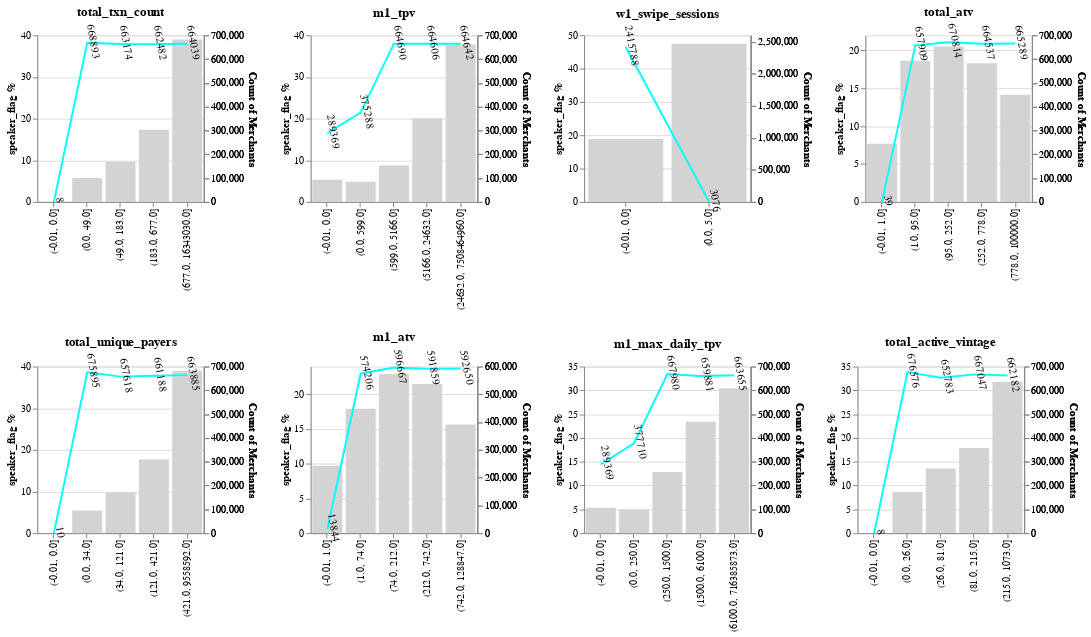

The code cell stored with this chart in its notebook:
### Code cell
(num1|num2|num3|num4) & (num5|num6|num7|num8)

### Figure 1 — Vega-Lite specification as saved in the notebook (floating-point values rounded to 4 significant figures)
{"usermeta": {"embedOptions": {"theme": "fivethirtyeight"}}, "config": {"view": {"continuousWidth": 400, "continuousHeight": 300}}, "vconcat": [{"hconcat": [{"layer": [{"mark": {"type": "bar", "color": "lightgrey"}, "encoding": {"x": {"axis": {"title": ""}, "field": "total_txn_count", "sort": [-0.01, 0, 49, 183, 677, 16343030], "type": "ordinal"}, "y": {"axis": {"title": "speaker_flag %"}, "field": "speaker_flag", "type": "quantitative"}}}, {"mark": {"type": "text", "align": "center", "baseline": "middle", "dy": -6}, "encoding": {"text": {"field": "speaker_flag", "format": ".0f", "type": "quantitative"}, "x": {"axis": {"title": ""}, "field": "total_txn_count", "sort": [-0.01, 0, 49, 183, 677, 16343030], "type": "ordinal"}, "y": {"axis": {"labels": false, "ticks": false, "title": ""}, "field": "target", "type": "quantitative"}}}, {"mark": {"type": "line", "color": "aqua"}, "encoding": {"x": {"axis": {"title": ""}, "field": "total_txn_count", "sort": [-0.01, 0, 49, 183, 677, 16343030], "type": "ordinal"}, "y": {"field": "Count of Merchants", "type": "quantitative"}}}, {"mark": {"type": "text", "align": "center", "angle": 80, "baseline": "middle", "color": "black", "dy": -6}, "encoding": {"text": {"field": "Count of Merchants", "format": ".0f", "type": "quantitative"}, "x": {"axis": {"title": ""}, "field": "total_txn_count", "sort": [-0.01, 0, 49, 183, 677, 16343030], "type": "ordinal"}, "y": {"field": "Count of Merchants", "type": "quantitative"}}}], "data": {"name": "data-817282ebb143f98bc2490cee84bd220f"}, "height": 170, "resolve": {"scale": {"y": "independent"}}, "title": "total_txn_count", "width": 170}, {"layer": [{"mark": {"type": "bar", "color": "lightgrey"}, "encoding": {"x": {"axis": {"title": ""}, "field": "m1_tpv", "sort": [-0.01, 0, 599, 5166, 24632, 7508464960], "type": "ordinal"}, "y": {"axis": {"title": "speaker_flag %"}, "field": "speaker_flag", "type": "quantitative"}}}, {"mark": {"type": "text", "align": "center", "baseline": "middle", "dy": -6}, "encoding": {"text": {"field": "speaker_flag", "format": ".0f", "type": "quantitative"}, "x": {"axis": {"title": ""}, "field": "m1_tpv", "sort": [-0.01, 0, 599, 5166, 24632, 7508464960], "type": "ordinal"}, "y": {"axis": {"labels": false, "ticks": false, "title": ""}, "field": "target", "type": "quantitative"}}}, {"mark": {"type": "line", "color": "aqua"}, "encoding": {"x": {"axis": {"title": ""}, "field": "m1_tpv", "sort": [-0.01, 0, 599, 5166, 24632, 7508464960], "type": "ordinal"}, "y": {"field": "Count of Merchants", "type": "quantitative"}}}, {"mark": {"type": "text", "align": "center", "angle": 80, "baseline": "middle", "color": "black", "dy": -6}, "encoding": {"text": {"field": "Count of Merchants", "format": ".0f", "type": "quantitative"}, "x": {"axis": {"title": ""}, "field": "m1_tpv", "sort": [-0.01, 0, 599, 5166, 24632, 7508464960], "type": "ordinal"}, "y": {"field": "Count of Merchants", "type": "quantitative"}}}], "data": {"name": "data-fc5bd6669f0a16fed2a685bebf04dc73"}, "height": 170, "resolve": {"scale": {"y": "independent"}}, "title": "m1_tpv", "width": 170}, {"layer": [{"mark": {"type": "bar", "color": "lightgrey"}, "encoding": {"x": {"axis": {"title": ""}, "field": "w1_swipe_sessions", "sort": [-0.01, 0, 0, 0, 0, 5], "type": "ordinal"}, "y": {"axis": {"title": "speaker_flag %"}, "field": "speaker_flag", "type": "quantitative"}}}, {"mark": {"type": "text", "align": "center", "baseline": "middle", "dy": -6}, "encoding": {"text": {"field": "speaker_flag", "format": ".0f", "type": "quantitative"}, "x": {"axis": {"title": ""}, "field": "w1_swipe_sessions", "sort": [-0.01, 0, 0, 0, 0, 5], "type": "ordinal"}, "y": {"axis": {"labels": false, "ticks": false, "title": ""}, "field": "target", "type": "quantitative"}}}, {"mark": {"type": "line", "color": "aqua"}, "encoding": {"x": {"axis": {"title": ""}, "field": "w1_swipe_sessions", "sort": [-0.01, 0, 0, 0, 0, 5], "type": "ordinal"}, "y": {"field": "Count of Merchants", "type": "quantitative"}}}, {"mark": {"type": "text", "align": "center", "angle": 80, "baseline": "middle", "color": "black", "dy": -6}, "encoding": {"text": {"field": "Count of Merchants", "format": ".0f", "type": "quantitative"}, "x": {"axis": {"title": ""}, "field": "w1_swipe_sessions", "sort": [-0.01, 0, 0, 0, 0, 5], "type": "ordinal"}, "y": {"field": "Count of Merchants", "type": "quantitative"}}}], "data": {"name": "data-454649c7c901755cc448634ac874dc2a"}, "height": 170, "resolve": {"scale": {"y": "independent"}}, "title": "w1_swipe_sessions", "width": 170}, {"layer": [{"mark": {"type": "bar", "color": "lightgrey"}, "encoding": {"x": {"axis": {"title": ""}, "field": "total_atv", "sort": [-0.01, 1, 95, 252, 778, 100000], "type": "ordinal"}, "y": {"axis": {"title": "speaker_flag %"}, "field": "speaker_flag", "type": "quantitative"}}}, {"mark": {"type": "text", "align": "center", "baseline": "middle", "dy": -6}, "encoding": {"text": {"field": "speaker_flag", "format": ".0f", "type": "quantitative"}, "x": {"axis": {"title": ""}, "field": "total_atv", "sort": [-0.01, 1, 95, 252, 778, 100000], "type": "ordinal"}, "y": {"axis": {"labels": false, "ticks": false, "title": ""}, "field": "target", "type": "quantitative"}}}, {"mark": {"type": "line", "color": "aqua"}, "encoding": {"x": {"axis": {"title": ""}, "field": "total_atv", "sort": [-0.01, 1, 95, 252, 778, 100000], "type": "ordinal"}, "y": {"field": "Count of Merchants", "type": "quantitative"}}}, {"mark": {"type": "text", "align": "center", "angle": 80, "baseline": "middle", "color": "black", "dy": -6}, "encoding": {"text": {"field": "Count of Merchants", "format": ".0f", "type": "quantitative"}, "x": {"axis": {"title": ""}, "field": "total_atv", "sort": [-0.01, 1, 95, 252, 778, 100000], "type": "ordinal"}, "y": {"field": "Count of Merchants", "type": "quantitative"}}}], "data": {"name": "data-6d511fcca5ae3263e6a3a5dcbe1f9b4d"}, "height": 170, "resolve": {"scale": {"y": "independent"}}, "title": "total_atv", "width": 170}]}, {"hconcat": [{"layer": [{"mark": {"type": "bar", "color": "lightgrey"}, "encoding": {"x": {"axis": {"title": ""}, "field": "total_unique_payers", "sort": [-0.01, 0, 34, 121, 421, 9558592], "type": "ordinal"}, "y": {"axis": {"title": "speaker_flag %"}, "field": "speaker_flag", "type": "quantitative"}}}, {"mark": {"type": "text", "align": "center", "baseline": "middle", "dy": -6}, "encoding": {"text": {"field": "speaker_flag", "format": ".0f", "type": "quantitative"}, "x": {"axis": {"title": ""}, "field": "total_unique_payers", "sort": [-0.01, 0, 34, 121, 421, 9558592], "type": "ordinal"}, "y": {"axis": {"labels": false, "ticks": false, "title": ""}, "field": "target", "type": "quantitative"}}}, {"mark": {"type": "line", "color": "aqua"}, "encoding": {"x": {"axis": {"title": ""}, "field": "total_unique_payers", "sort": [-0.01, 0, 34, 121, 421, 9558592], "type": "ordinal"}, "y": {"field": "Count of Merchants", "type": "quantitative"}}}, {"mark": {"type": "text", "align": "center", "angle": 80, "baseline": "middle", "color": "black", "dy": -6}, "encoding": {"text": {"field": "Count of Merchants", "format": ".0f", "type": "quantitative"}, "x": {"axis": {"title": ""}, "field": "total_unique_payers", "sort": [-0.01, 0, 34, 121, 421, 9558592], "type": "ordinal"}, "y": {"field": "Count of Merchants", "type": "quantitative"}}}], "data": {"name": "data-f3be81b9dfd87a594ced2f825cb19364"}, "height": 170, "resolve": {"scale": {"y": "independent"}}, "title": "total_unique_payers", "width": 170}, {"layer": [{"mark": {"type": "bar", "color": "lightgrey"}, "encoding": {"x": {"axis": {"title": ""}, "field": "m1_atv", "sort": [-0.01, 1, 74, 212, 742, 128847], "type": "ordinal"}, "y": {"axis": {"title": "speaker_flag %"}, "field": "speaker_flag", "type": "quantitative"}}}, {"mark": {"type": "text", "align": "center", "baseline": "middle", "dy": -6}, "encoding": {"text": {"field": "speaker_flag", "format": ".0f", "type": "quantitative"}, "x": {"axis": {"title": ""}, "field": "m1_atv", "sort": [-0.01, 1, 74, 212, 742, 128847], "type": "ordinal"}, "y": {"axis": {"labels": false, "ticks": false, "title": ""}, "field": "target", "type": "quantitative"}}}, {"mark": {"type": "line", "color": "aqua"}, "encoding": {"x": {"axis": {"title": ""}, "field": "m1_atv", "sort": [-0.01, 1, 74, 212, 742, 128847], "type": "ordinal"}, "y": {"field": "Count of Merchants", "type": "quantitative"}}}, {"mark": {"type": "text", "align": "center", "angle": 80, "baseline": "middle", "color": "black", "dy": -6}, "encoding": {"text": {"field": "Count of Merchants", "format": ".0f", "type": "quantitative"}, "x": {"axis": {"title": ""}, "field": "m1_atv", "sort": [-0.01, 1, 74, 212, 742, 128847], "type": "ordinal"}, "y": {"field": "Count of Merchants", "type": "quantitative"}}}], "data": {"name": "data-ca549133d71fdc9658ccea04185cd17e"}, "height": 170, "resolve": {"scale": {"y": "independent"}}, "title": "m1_atv", "width": 170}, {"layer": [{"mark": {"type": "bar", "color": "lightgrey"}, "encoding": {"x": {"axis": {"title": ""}, "field": "m1_max_daily_tpv", "sort": [-0.01, 0, 250, 1500, 6100, 716385873], "type": "ordinal"}, "y": {"axis": {"title": "speaker_flag %"}, "field": "speaker_flag", "type": "quantitative"}}}, {"mark": {"type": "text", "align": "center", "baseline": "middle", "dy": -6}, "encoding": {"text": {"field": "speaker_flag", "format": ".0f", "type": "quantitative"}, "x": {"axis": {"title": ""}, "field": "m1_max_daily_tpv", "sort": [-0.01, 0, 250, 1500, 6100, 716385873], "type": "ordinal"}, "y": {"axis": {"labels": false, "ticks": false, "title": ""}, "field": "target", "type": "quantitative"}}}, {"mark": {"type": "line", "color": "aqua"}, "encoding": {"x": {"axis": {"title": ""}, "field": "m1_max_daily_tpv", "sort": [-0.01, 0, 250, 1500, 6100, 716385873], "type": "ordinal"}, "y": {"field": "Count of Merchants", "type": "quantitative"}}}, {"mark": {"type": "text", "align": "center", "angle": 80, "baseline": "middle", "color": "black", "dy": -6}, "encoding": {"text": {"field": "Count of Merchants", "format": ".0f", "type": "quantitative"}, "x": {"axis": {"title": ""}, "field": "m1_max_daily_tpv", "sort": [-0.01, 0, 250, 1500, 6100, 716385873], "type": "ordinal"}, "y": {"field": "Count of Merchants", "type": "quantitative"}}}], "data": {"name": "data-099688b36bc0eab6df2296aafbca6aed"}, "height": 170, "resolve": {"scale": {"y": "independent"}}, "title": "m1_max_daily_tpv", "width": 170}, {"layer": [{"mark": {"type": "bar", "color": "lightgrey"}, "encoding": {"x": {"axis": {"title": ""}, "field": "total_active_vintage", "sort": [-0.01, 0, 26, 81, 215, 1073], "type": "ordinal"}, "y": {"axis": {"title": "speaker_flag %"}, "field": "speaker_flag", "type": "quantitative"}}}, {"mark": {"type": "text", "align": "center", "baseline": "middle", "dy": -6}, "encoding": {"text": {"field": "speaker_flag", "format": ".0f", "type": "quantitative"}, "x": {"axis": {"title": ""}, "field": "total_active_vintage", "sort": [-0.01, 0, 26, 81, 215, 1073], "type": "ordinal"}, "y": {"axis": {"labels": false, "ticks": false, "title": ""}, "field": "target", "type": "quantitative"}}}, {"mark": {"type": "line", "color": "aqua"}, "encoding": {"x": {"axis": {"title": ""}, "field": "total_active_vintage", "sort": [-0.01, 0, 26, 81, 215, 1073], "type": "ordinal"}, "y": {"field": "Count of Merchants", "type": "quantitative"}}}, {"mark": {"type": "text", "align": "center", "angle": 80, "baseline": "middle", "color": "black", "dy": -6}, "encoding": {"text": {"field": "Count of Merchants", "format": ".0f", "type": "quantitative"}, "x": {"axis": {"title": ""}, "field": "total_active_vintage", "sort": [-0.01, 0, 26, 81, 215, 1073], "type": "ordinal"}, "y": {"field": "Count of Merchants", "type": "quantitative"}}}], "data": {"name": "data-a374daa30d569494a9923557aeac5a4b"}, "height": 170, "resolve": {"scale": {"y": "independent"}}, "title": "total_active_vintage", "width": 170}]}], "$schema": "https://vega.github.io/schema/vega-lite/v4.17.0.json", "datasets": {"data-817282ebb143f98bc2490cee84bd220f": [{"total_txn_count": "(-0.01, 0.0]", "speaker_flag": 0.0, "Count of Merchants": 8}, {"total_txn_count": "(0.0, 49.0]", "speaker_flag": 5.737, "Count of Merchants": 668893}, {"total_txn_count": "(49.0, 183.0]", "speaker_flag": 9.702, "Count of Merchants": 663174}, {"total_txn_count": "(183.0, 677.0]", "speaker_flag": 17.31, "Count of Merchants": 662482}, {"total_txn_count": "(677.0, 16343030.0]", "speaker_flag": 38.99, "Count of Merchants": 664039}], "data-fc5bd6669f0a16fed2a685bebf04dc73": [{"m1_tpv": "(-0.01, 0.0]", "speaker_flag": 5.324, "Count of Merchants": 289369}, {"m1_tpv": "(0.0, 599.0]", "speaker_flag": 4.839, "Count of Merchants": 375288}, {"m1_tpv": "(599.0, 5166.0]", "speaker_flag": 8.761, "Count of Merchants": 664690}, {"m1_tpv": "(5166.0, 24632.0]", "speaker_flag": 20.07, "Count of Merchants": 664606}, {"m1_tpv": "(24632.0, 7508464960.0]", "speaker_flag": 37.78, "Count of Merchants": 664642}], "data-454649c7c901755cc448634ac874dc2a": [{"w1_swipe_sessions": "(-0.01, 0.0]", "speaker_flag": 18.89, "Count of Merchants": 2415788}, {"w1_swipe_sessions": "(0.0, 5.0]", "speaker_flag": 47.43, "Count of Merchants": 3076}], "data-6d511fcca5ae3263e6a3a5dcbe1f9b4d": [{"total_atv": "(-0.01, 1.0]", "speaker_flag": 7.692, "Count of Merchants": 39}, {"total_atv": "(1.0, 95.0]", "speaker_flag": 18.64, "Count of Merchants": 657909}, {"total_atv": "(95.0, 252.0]", "speaker_flag": 20.53, "Count of Merchants": 670814}, {"total_atv": "(252.0, 778.0]", "speaker_flag": 18.31, "Count of Merchants": 664537}, {"total_atv": "(778.0, 100000.0]", "speaker_flag": 14.16, "Count of Merchants": 665289}], "data-f3be81b9dfd87a594ced2f825cb19364": [{"total_unique_payers": "(-0.01, 0.0]", "speaker_flag": 0.0, "Count of Merchants": 10}, {"total_unique_payers": "(0.0, 34.0]", "speaker_flag": 5.43, "Count of Merchants": 675895}, {"total_unique_payers": "(34.0, 121.0]", "speaker_flag": 9.782, "Count of Merchants": 657618}, {"total_unique_payers": "(121.0, 421.0]", "speaker_flag": 17.65, "Count of Merchants": 661188}, {"total_unique_payers": "(421.0, 9558592.0]", "speaker_flag": 38.94, "Count of Merchants": 663885}], "data-ca549133d71fdc9658ccea04185cd17e": [{"m1_atv": "(-0.01, 1.0]", "speaker_flag": 9.715, "Count of Merchants": 13844}, {"m1_atv": "(1.0, 74.0]", "speaker_flag": 17.93, "Count of Merchants": 574206}, {"m1_atv": "(74.0, 212.0]", "speaker_flag": 22.92, "Count of Merchants": 596667}, {"m1_atv": "(212.0, 742.0]", "speaker_flag": 21.47, "Count of Merchants": 591859}, {"m1_atv": "(742.0, 128847.0]", "speaker_flag": 15.64, "Count of Merchants": 592650}], "data-099688b36bc0eab6df2296aafbca6aed": [{"m1_max_daily_tpv": "(-0.01, 0.0]", "speaker_flag": 5.324, "Count of Merchants": 289369}, {"m1_max_daily_tpv": "(0.0, 250.0]", "speaker_flag": 4.977, "Count of Merchants": 377710}, {"m1_max_daily_tpv": "(250.0, 1500.0]", "speaker_flag": 12.83, "Count of Merchants": 667980}, {"m1_max_daily_tpv": "(1500.0, 6100.0]", "speaker_flag": 23.41, "Count of Merchants": 659881}, {"m1_max_daily_tpv": "(6100.0, 716385873.0]", "speaker_flag": 30.42, "Count of Merchants": 663655}], "data-a374daa30d569494a9923557aeac5a4b": [{"total_active_vintage": "(-0.01, 0.0]", "speaker_flag": 0.0, "Count of Merchants": 8}, {"total_active_vintage": "(0.0, 26.0]", "speaker_flag": 8.652, "Count of Merchants": 676576}, {"total_active_vintage": "(26.0, 81.0]", "speaker_flag": 13.56, "Count of Merchants": 652783}, {"total_active_vintage": "(81.0, 215.0]", "speaker_flag": 17.86, "Count of Merchants": 667047}, {"total_active_vintage": "(215.0, 1073.0]", "speaker_flag": 31.72, "Count of Merchants": 662182}]}}
